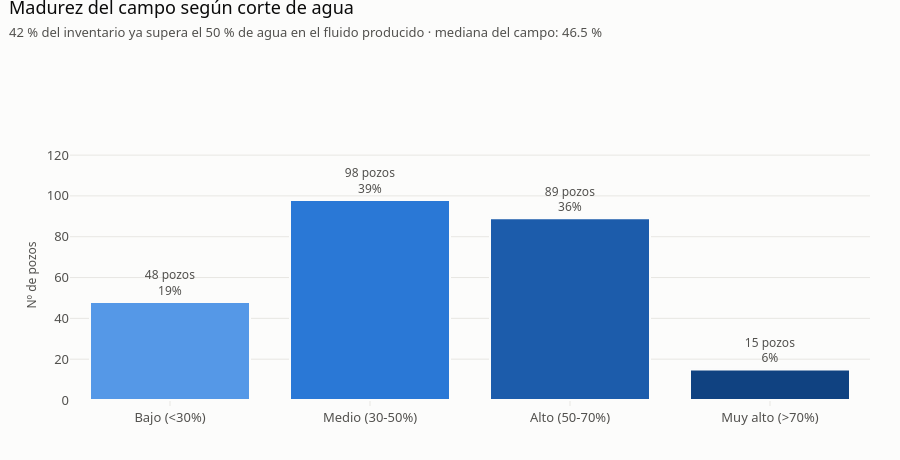

The code cell stored with this chart in its notebook:
### Markdown cell above
**Lectura.**

- **Corte de agua**: distribución ancha y prácticamente uniforme entre 10 % y 79 %. No hay un valor
  típico de campo: cada pozo está en un punto distinto de su curva de agotamiento. Esta dispersión es
  precisamente lo que vale la pena explicar.
- **Producción**: fuerte asimetría a la derecha con una acumulación en cero. Los ceros son los pozos
  cerrados y los valores bajos los que están en mantenimiento; la cola derecha son unos pocos pozos de
  alto caudal que concentran buena parte del total. La **mediana** es aquí mucho más representativa que
  la media.
- **Gravedad API**: la única variable con forma cercana a la normal, centrada en ~12.5 °API y
  **enteramente por debajo de 20**: todo el crudo del campo es pesado. La distribución es ligeramente
  ancha porque, como se verá, mezcla cinco zonas con calidades distintas.
- **Profundidad**: simétrica alrededor de ~2 400 m, sin colas ni valores atípicos. Todos los pozos
  atacan el mismo intervalo productor.

### Code cell
fig = go.Figure()
conteo = df["nivel_corte_agua"].value_counts().reindex(df["nivel_corte_agua"].cat.categories)

fig.add_trace(go.Bar(
    x=conteo.index.astype(str), y=conteo.values,
    marker=dict(color=SEQ[1:5], line=dict(color=SURFACE, width=2)),
    text=[f"{v} pozos<br>{v/len(df):.0%}" for v in conteo.values],
    textposition="outside", textfont=dict(color=TEXT_SECOND, size=12),
    hovertemplate="%{x}<br>%{y} pozos<extra></extra>", showlegend=False,
))
fig.update_yaxes(title_text="Nº de pozos", range=[0, conteo.max() * 1.25])
titular(fig, "Madurez del campo según corte de agua",
        "42 % del inventario ya supera el 50 % de agua en el fluido producido · mediana del campo: 46.5 %")
fig.show()

### Figure 1 — Plotly figure (JSON) as saved in the notebook; plotly's stock layout.template omitted (floating-point values rounded to 4 significant figures)
{"data": [{"hovertemplate": "%{x}<br>%{y} pozos<extra></extra>", "marker": {"color": ["#5598e7", "#2a78d6", "#1c5cab", "#104281"], "line": {"color": "#fcfcfb", "width": 2}}, "showlegend": false, "text": ["48 pozos<br>19%", "98 pozos<br>39%", "89 pozos<br>36%", "15 pozos<br>6%"], "textfont": {"color": "#52514e", "size": 12}, "textposition": "outside", "type": "bar", "x": ["Bajo (<30%)", "Medio (30-50%)", "Alto (50-70%)", "Muy alto (>70%)"], "y": [48, 98, 89, 15]}], "layout": {"height": 460, "margin": {"t": 150}, "title": {"text": "Madurez del campo según corte de agua<br><span style='font-size:13px;color:#52514e'>42 % del inventario ya supera el 50 % de agua en el fluido producido · mediana del campo: 46.5 %</span>"}, "yaxis": {"range": [0, 122.5], "title": {"text": "Nº de pozos"}}}}
